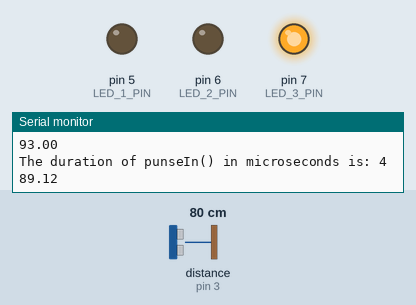
Recording of a sketch running on a simulated Arduino Uno, built with avr-gcc and run on an emulated ATmega328P. Shown: output pins drawn as LEDs (lit = HIGH), the last lines printed to the serial monitor. Wiring (inferred from the names in the program): ultrasonic range finder: trigger pin 4; echo pin 3. The test bench sets the inputs (shaded band); at power-on: distance to the obstacle (sensor on pin 3) 80 cm. The echo pulse lasts 58.3 µs per cm; pins used as bus, display or sensor lines are not drawn.

Above: at 1.2 s.
1.3 s: distance to the obstacle (sensor on pin 3) set to 23 cm
4.3 s: distance to the obstacle (sensor on pin 3) set to 20 cm
At 6.3 s:
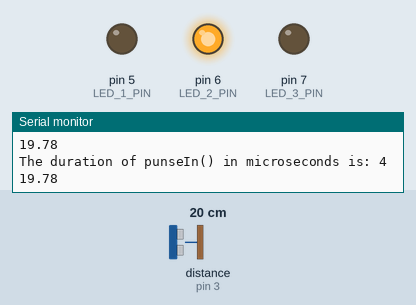
6.6 s: distance to the obstacle (sensor on pin 3) set to 12 cm
9.0 s: distance to the obstacle (sensor on pin 3) set to 9 cm
At 9.7 s:
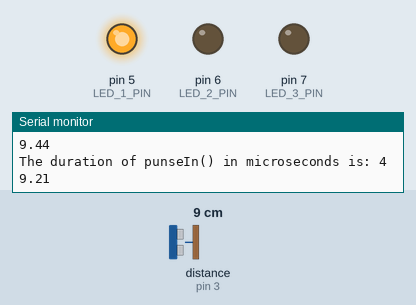
10.9 s: distance to the obstacle (sensor on pin 3) set to 18 cm
At 12.2 s:
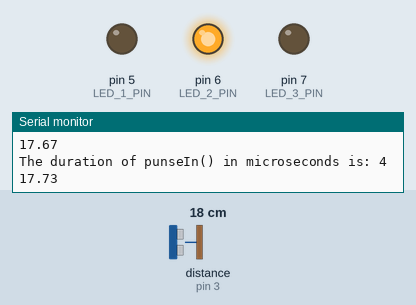
12.5 s: distance to the obstacle (sensor on pin 3) set to 2 cm
At 13.4 s:
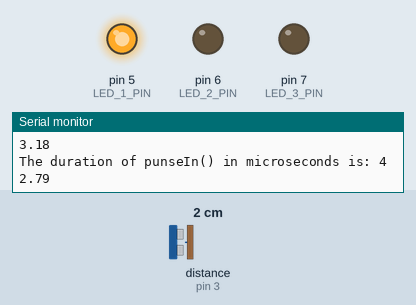
Timing chart, 0 to 15.2 s (numbered marks = the images above; inputs shaded):
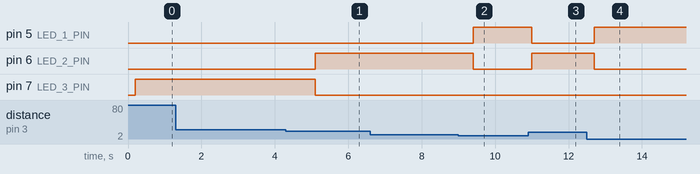

The sketch:

03-TurnonLedsUsingUltrasonicSensor.ino
```cpp
/**
 * In this program we turn-on 3 different leds using the distance read by the ultrasonic sensor:
 *  - 0-10cm: turn-on yellow led;
 *  - 10-20cm: turn-on green led;
 *  - >20cm: turn-on red led.
 */

#define LED_1_PIN 5
#define LED_2_PIN 6
#define LED_3_PIN 7
#define ECHO_PIN 3
#define TRIGGER_PIN 4
#define MAX_DISTANCE 400

unsigned long last_time_trigget = millis();  // trig the ultrasonic sensor time
unsigned long ultrasonic_delay = 100; // [ms] - listening time
unsigned led_status[3] = {0};  // handle on-off of leds

volatile unsigned long pulsein_time_begin;
volatile unsigned long pulsein_time_end;
volatile bool new_distance_available_flag = false;

// to avoid reading incorrect value from the sensor (especially in cheaper one)
double previus_distance = MAX_DISTANCE; // [cm]

void setup() {
  // serial monitor
  Serial.begin(115200);
  pinMode(ECHO_PIN, INPUT);
  pinMode(TRIGGER_PIN, OUTPUT);

  // leds
  pinMode(LED_1_PIN, OUTPUT);
  pinMode(LED_2_PIN, OUTPUT);
  pinMode(LED_3_PIN, OUTPUT);

  // set-up interrupt
  attachInterrupt(digitalPinToInterrupt(ECHO_PIN),
                  echo_pin_interrupt,
                  CHANGE);  // this mode detects the change of signal status from low to hight and viceversa

}

void loop() {
  unsigned long curr_time = millis();

  if (curr_time - last_time_trigget > ultrasonic_delay) {
    last_time_trigget += ultrasonic_delay;
    // trigger the ultrasonic sensor
    trig_ultranosic_sensor();

    // read pulse on echo pin
    if (new_distance_available_flag) {
      new_distance_available_flag = false;

      double distance = get_distance();
      Serial.println(distance);

      if (distance <= 10) {
        led_status[0] = HIGH;
      } else if (distance <= 20) {
        led_status[1] = HIGH;
      } else {
        led_status[2] = HIGH;
      }

      digitalWrite(LED_1_PIN, led_status[0]);
      digitalWrite(LED_2_PIN, led_status[1]);
      digitalWrite(LED_3_PIN, led_status[2]);

      // reset status array
      memset(led_status, 0, sizeof(led_status));
    }
  }
}

/**
 * The function changes the sensor's status to HIGH for 10µs.
 */
void trig_ultranosic_sensor() {
  // reset status of sensor (just as a precaution)
  digitalWrite(TRIGGER_PIN, LOW);
  delayMicroseconds(2);

  // emit the pulse
  digitalWrite(TRIGGER_PIN, HIGH);
  delayMicroseconds(10);
  digitalWrite(TRIGGER_PIN, LOW);
}

/**
 * The function reads from ECHO pin to get data from the sensor and convert
 * it into a readable distance.
 *
 * Returns the distance in cm.
 */
double get_distance() {
  unsigned long pulsein_start = micros();
  // unsigned long duration = pulseIn(ECHO_PIN, HIGH);  // using HIGH MODE - the function return the duration in µs.
  unsigned long duration = pulsein_time_end - pulsein_time_begin; // NOTE: now the duration is always (with different distances)!
  unsigned long pulsein_end = micros();
  Serial.println("The duration of punseIn() in microseconds is: " + String(pulsein_end - pulsein_start));

  // distance = duration * speed (sound in air in this case - 340m/s --> 0.034 cm/µs)
  // duration * (0.034 / 2) (the wawe run across two time - forward and backward)
  // the line above can be replaces with constant 58 or 148!
  double distance = double(duration) / 58.0;  // [cm] - (148.0: inches)
  if (distance > MAX_DISTANCE) {
    return previus_distance;
  }
  distance = previus_distance * 0.70 + distance * 0.30; // complementary filter: an average between the previose distance and the current distance. - to get a smoother value reading
                                                        // tip: adjust the two scalars to change the contribution
  previus_distance = distance;
  return distance;
}

/**
 * This function will call every time we have a signal change on ECHO PIN
 * (interrupt setted on CHANGE mode).
 *
 * The function allows us to measure the time instance when the signal on ECHO PIN
 * is rising or falling.
 */
void echo_pin_interrupt() {
  if (digitalRead(ECHO_PIN) == HIGH) {
    // rising signal (low to high)
    pulsein_time_begin = micros();
  } else {
    // falling signal (high to low)
    pulsein_time_end = micros();
    new_distance_available_flag = true;
  }
}
```

Measured:
- the behaviour switches between 21 and 20 cm on distance to the obstacle (sensor on pin 3) (found by bisection; images 0 and 1)
- the behaviour switches between 11 and 10 cm on distance to the obstacle (sensor on pin 3) (found by bisection; images 1 and 2)
- after the input at 4.3 s, pin 6 (LED_2_PIN): LOW → HIGH after 0.80 s; pin 7 (LED_3_PIN): HIGH → LOW after 0.80 s
- after the input at 9.0 s, pin 5 (LED_1_PIN): LOW → HIGH after 0.40 s; pin 6 (LED_2_PIN): HIGH → LOW after 0.40 s
- after the input at 10.9 s, pin 5 (LED_1_PIN): HIGH → LOW after 0.10 s; pin 6 (LED_2_PIN): LOW → HIGH after 0.10 s
- after the input at 12.5 s, pin 5 (LED_1_PIN): LOW → HIGH after 0.20 s; pin 6 (LED_2_PIN): HIGH → LOW after 0.20 s
